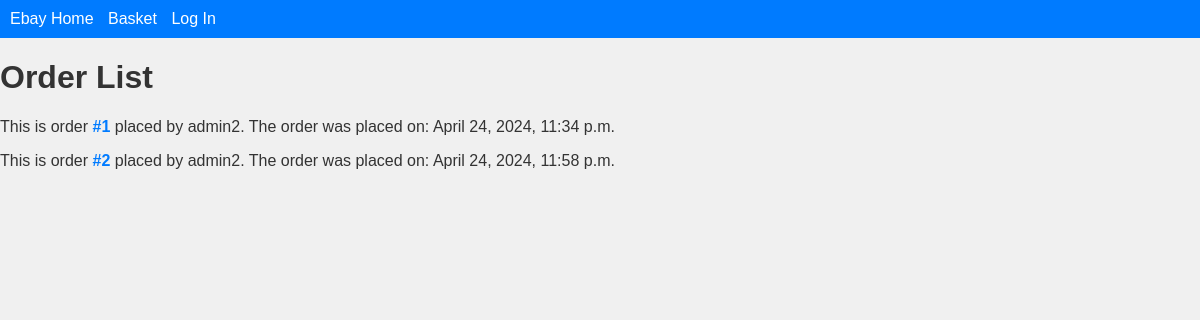
The app's page /order_list/ with its own data.
### shop/models.py (models this page shows, shortened)
class Order(models.Model):
    customer = models.ForeignKey('shop.Customer', on_delete=models.CASCADE)
    created_date = models.DateTimeField(auto_now_add=True)

class Customer(models.Model):
    user = models.OneToOneField(User, on_delete=models.CASCADE, primary_key=True,)
    address = models.TextField()
    created_date = models.DateTimeField(auto_now_add=True)
    class Meta:
        db_table = 'customer'

### shop/views/orders.py (the view)
# urls.py: path('order_list/', views.orders.order_list, name='order_list'),
def order_list(request):
    orders = Order.objects.all()
    return render(request, 'shop/order_list.html', {'orders': orders})

### shop/templates/shop/order_list.html
{% extends 'shop/navigationbar.html' %}
{% block content %}
    <h1>Order List</h1>
    {% if orders %}
        {% for order in orders %}
            <p>This is order <b><a href="{% url 'shop:order_detail' id=order.id %}">#{{ order.id }}</a></b> placed by {{ order.customer.user.username | default:'----'}}. The order was placed on: {{ order.created_date }}</p>
        {% endfor %}
    {% else %}
        <p>There are no orders to show.</p>
    {% endif %}
{% endblock %}

### shop/templates/shop/navigationbar.html (style rules this page uses)
body { font-family: Arial, sans-serif; background-color: #f0f0f0; color: #333; margin: 0; padding: 0; }
a { color: #007bff; text-decoration: none; transition: color 0.3s ease; }

### records on screen
Order: id "1", customer.user.username "admin2", created_date "April 24, 2024, 11:34 p.m."
Order: id "2", customer.user.username "admin2", created_date "April 24, 2024, 11:58 p.m."
